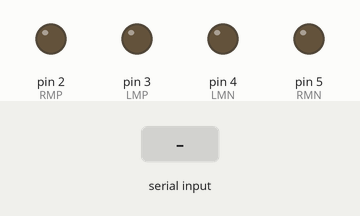
Simulated run of this sketch. Board: Arduino Uno, built with avr-gcc and run on an emulated ATmega328P. Parts: output pins drawn as LEDs (lit = HIGH). Inputs (shaded band) come from the test bench.

Above: at 1.2 s.
1.3 s: "F" received over Serial
At 3.3 s:
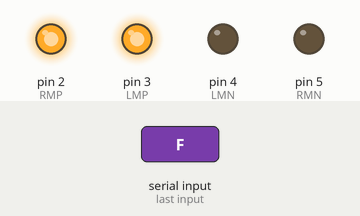
3.8 s: "B" received over Serial
At 5.1 s:
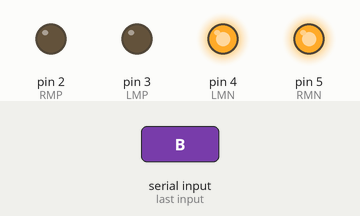
6.3 s: "L" received over Serial
At 8.2 s:
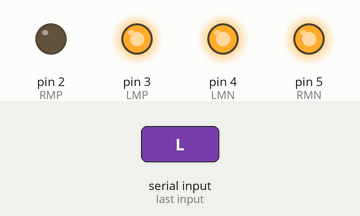
8.8 s: "R" received over Serial
At 10.1 s:
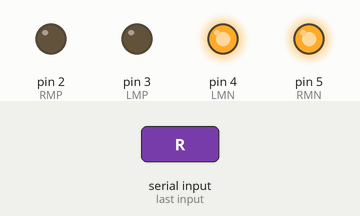
11.3 s: "S" received over Serial
At 13.2 s:
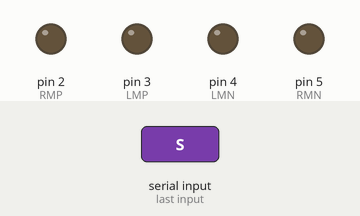
13.8 s: "L" received over Serial
At 15.2 s:
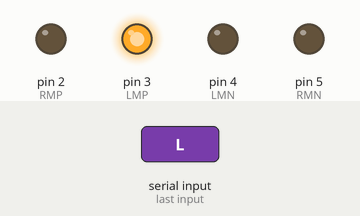
Timing chart, 0 to 16.8 s (numbered marks = the images above; inputs shaded):
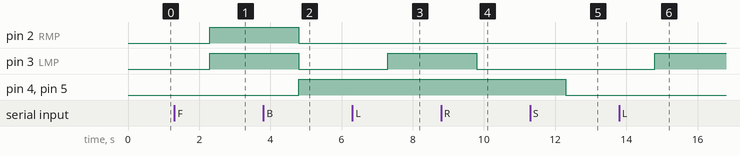

Measured:
- after the input at 1.3 s, pin 2 (RMP), pin 3 (LMP): LOW → HIGH after 1.0 s
- after the input at 3.8 s, pin 2 (RMP), pin 3 (LMP): HIGH → LOW after 1.0 s; pin 4 (LMN), pin 5 (RMN): LOW → HIGH after 1.0 s
- after the input at 6.3 s, pin 3 (LMP): LOW → HIGH after 1.0 s
- after the input at 8.8 s, pin 3 (LMP): HIGH → LOW after 1.0 s
- after the input at 11.3 s, pin 4 (LMN), pin 5 (RMN): HIGH → LOW after 1.0 s
- after the input at 13.8 s, pin 3 (LMP): LOW → HIGH after 1.0 s

The sketch:

chltaright_copy_20240830233128.ino
```cpp
int LMP = 3;
int LMN = 4;
int RMP = 2;
int RMN = 5;


void setup() {
  // put your setup code here, to run once:
   pinMode(LMP, OUTPUT);
   pinMode(LMN, OUTPUT);
   pinMode(RMP, OUTPUT);
   pinMode(RMN, OUTPUT);
   Serial.begin(9600);
}

void loop() {
  // put your main code here, to run repeatedly:
   if (Serial.available())
   {
     String Direction = Serial.readString();
     if (Direction == "F")
     {
       digitalWrite(LMP, HIGH);
       digitalWrite(LMN,  LOW);
       digitalWrite(RMP, HIGH);
       digitalWrite(RMN, LOW);
     }
     else if (Direction == "B")
     {
        digitalWrite(LMP, LOW);
        digitalWrite(LMN, HIGH);
        digitalWrite(RMP, LOW);
        digitalWrite(RMN, HIGH);
     }
     else if (Direction == "R")
     {
        digitalWrite(LMP, HIGH);
        digitalWrite(LMP, LOW);
        digitalWrite(LMP, HIGH);
        digitalWrite(LMP, LOW);
     }
     else if (Direction == "L")
     {
        digitalWrite(LMP, LOW);
        digitalWrite(LMP, HIGH);
        digitalWrite(LMP, LOW);
        digitalWrite(LMP, HIGH);
     }
     else if (Direction == "S")
     {
       digitalWrite(LMP, LOW);
       digitalWrite(LMN, LOW);
       digitalWrite(RMP, LOW);
       digitalWrite(RMN, LOW);
     }
   }
}
```
